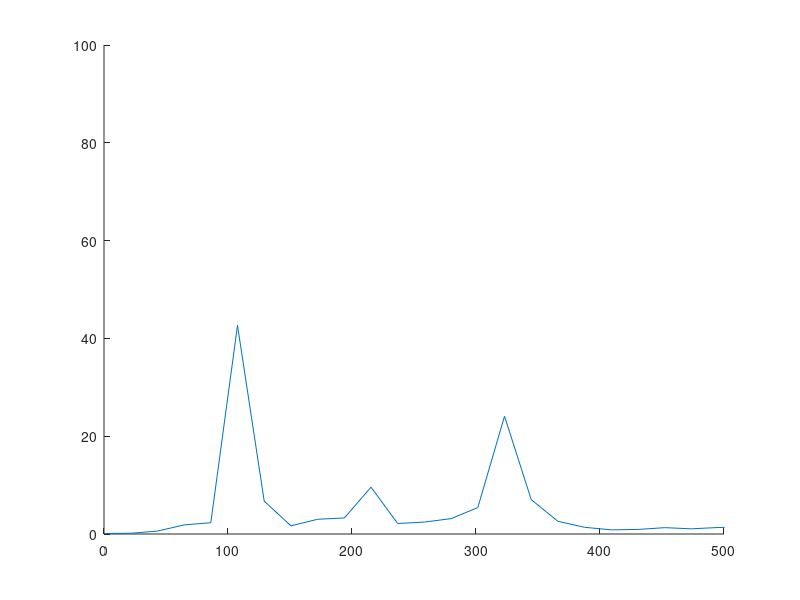

The MATLAB script that drew this image:
%% Load Notes

% Read Note data is brushed from cannon_sample.wav
% Load ALL those Notes

% First Row contains index, So seconds rows are imported
% note1 = load('note_1.mat').Note1(:,2);
% note2 = load('note_2.mat').Note2(:,2);
% note3 = load('note_3.mat').Note3(:,2);
% note4 = load('note_4.mat').Note4(:,2);
% note5 = load('note_5.mat').Note5(:,2);
% note6 = load('note_6.mat').Note6(:,2);
% note7 = load('note_7.mat').Note7(:,2);
% note8 = load('note_8.mat').Note8(:,2);

note1 = load('note_1.mat').brushedData1(:,2);
note2 = load('note_2.mat').brushedData2(:,2);
note3 = load('note_3.mat').brushedData3(:,2);
note4 = load('note_4.mat').brushedData4(:,2);
note5 = load('note_5.mat').brushedData5(:,2);
note6 = load('note_6.mat').brushedData6(:,2);
note7 = load('note_7.mat').brushedData7(:,2);
note8 = load('note_8.mat').brushedData8(:,2);

%% 

fs = 44100;
fft_size = 2^11;

% sound(note1, fs);
% sound(note2, fs);
% sound(note3, fs);
% sound(note4, fs);
% sound(note5, fs);
% sound(note6, fs);
% sound(note7, fs);
% sound(note8, fs);

x_step = ((1:1:fft_size) - 1) / fft_size * fs;

% fft_note1 = my_fft(note1, fft_size);
% fft_note2 = my_fft(note2, fft_size);
% fft_note3 = my_fft(note3, fft_size);
% fft_note4 = my_fft(note4, fft_size);
% fft_note5 = my_fft(note5, fft_size);
% fft_note6 = my_fft(note6, fft_size);
% fft_note7 = my_fft(note7, fft_size);
% fft_note8 = my_fft(note8, fft_size);

fft_note1 = abs(fft(note1, fft_size));
fft_note2 = abs(fft(note2, fft_size));
fft_note3 = abs(fft(note3, fft_size));
fft_note4 = abs(fft(note4, fft_size));
fft_note5 = abs(fft(note5, fft_size));
fft_note6 = abs(fft(note6, fft_size));
fft_note7 = abs(fft(note7, fft_size));
fft_note8 = abs(fft(note8, fft_size));



%% Plotting

axis([0 500 0 100])
hold on
plot(x_step, fft_note3)

%% 

function fft_result = my_fft(x, fft_size)
% my_fft - Input: sinal / fft size / sampling frequency
%
% Syntax: fft_result = my_fft(x, N)
%
% simple function for plotting FFT results

    fft_result = abs(fft(x, fft_size));

end